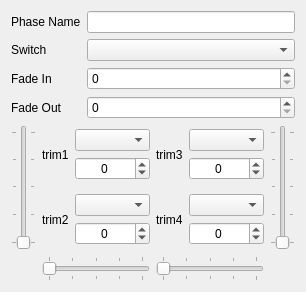
           <widget class="QWidget" name="phase1">
            <property name="geometry">
             <rect>
              <x>0</x>
              <y>0</y>
              <width>306</width>
              <height>292</height>
             </rect>
            </property>
            <attribute name="label">
             <string>Flight Phase 1</string>
            </attribute>
            <layout class="QVBoxLayout" name="verticalLayout_4b">
             <item>
              <layout class="QGridLayout" name="gridLayout_11b">
               <item row="0" column="2">
                <widget class="QLineEdit" name="phase1Name">
                 <property name="maxLength">
                  <number>6</number>
                 </property>
                </widget>
               </item>
               <item row="0" column="0">
                <widget class="QLabel" name="label_37d">
                 <property name="text">
                  <string>Phase Name</string>
                 </property>
                </widget>
               </item>
               <item row="2" column="0">
                <widget class="QLabel" name="label_38d">
                 <property name="text">
                  <string>Fade In</string>
                 </property>
                </widget>
               </item>
               <item row="3" column="0">
                <widget class="QLabel" name="label_39d">
                 <property name="text">
                  <string>Fade Out</string>
                 </property>
                </widget>
               </item>
               <item row="1" column="0">
                <widget class="QLabel" name="label_37d_2">
                 <property name="text">
                  <string>Switch</string>
                 </property>
                </widget>
               </item>
               <item row="1" column="2">
                <widget class="QComboBox" name="phase1Switch"/>
               </item>
               <item row="2" column="2">
                <widget class="QSpinBox" name="phase1FadeIn">
                 <property name="minimum">
                  <number>0</number>
                 </property>
                 <property name="maximum">
                  <number>15</number>
                 </property>
                </widget>
               </item>
               <item row="3" column="2">
                <widget class="QSpinBox" name="phase1FadeOut">
                 <property name="minimum">
                  <number>0</number>
                 </property>
                 <property name="maximum">
                  <number>15</number>
                 </property>
                </widget>
               </item>
              </layout>
             </item>
             <item>
              <layout class="QGridLayout" name="gridLayout_12d">
               <item row="0" column="0">
                <widget class="QSlider" name="phase1Trim1Slider">
                 <property name="orientation">
                  <enum>Qt::Vertical</enum>
                 </property>
                 <property name="tickPosition">
                  <enum>QSlider::TicksBothSides</enum>
                 </property>
                 <property name="tickInterval">
                  <number>25</number>
                 </property>
                </widget>
               </item>
               <item row="0" column="3">
                <widget class="QSlider" name="phase1Trim3Slider">
                 <property name="orientation">
                  <enum>Qt::Vertical</enum>
                 </property>
                 <property name="invertedAppearance">
                  <bool>false</bool>
                 </property>
                 <property name="invertedControls">
                  <bool>false</bool>
                 </property>
                 <property name="tickPosition">
                  <enum>QSlider::TicksBothSides</enum>
                 </property>
                 <property name="tickInterval">
                  <number>25</number>
                 </property>
                </widget>
               </item>
               <item row="2" column="2">
                <widget class="QSlider" name="phase1Trim4Slider">
                 <property name="orientation">
                  <enum>Qt::Horizontal</enum>
                 </property>
                 <property name="tickPosition">
                  <enum>QSlider::TicksBothSides</enum>
                 </property>
                 <property name="tickInterval">
                  <number>25</number>
                 </property>
                </widget>
               </item>
               <item row="2" column="1">
                <widget class="QSlider" name="phase1Trim2Slider">
                 <property name="orientation">
                  <enum>Qt::Horizontal</enum>
                 </property>
                 <property name="tickPosition">
                  <enum>QSlider::TicksBothSides</enum>
                 </property>
                 <property name="tickInterval">
                  <number>25</number>
                 </property>
                </widget>
               </item>
               <item row="0" column="1">
                <layout class="QGridLayout" name="gridLayout_14d" columnstretch="0,1">
                 <item row="1" column="0">
                  <widget class="QLabel" name="phase1Trim2Label">
                   <property name="text">
                    <string>trim2</string>
                   </property>
                  </widget>
                 </item>
                 <item row="0" column="0">
                  <widget class="QLabel" name="phase1Trim1Label">
                   <property name="text">
                    <string>trim1</string>
                   </property>
                  </widget>
                 </item>
                 <item row="0" column="1">
                  <layout class="QVBoxLayout" name="verticalLayout_5b" stretch="0,0,0,0,0">
                   <property name="spacing">
                    <number>6</number>
                   </property>
                   <property name="sizeConstraint">
                    <enum>QLayout::SetNoConstraint</enum>
                   </property>
                   <item>
                    <spacer name="verticalSpacer_3b">
                     <property name="orientation">
                      <enum>Qt::Vertical</enum>
                     </property>
                     <property name="sizeHint" stdset="0">
                      <size>
                       <width>0</width>
                       <height>0</height>
                      </size>
                     </property>
                    </spacer>
                   </item>
                   <item>
                    <spacer name="verticalSpacer_4d_2">
                     <property name="orientation">
                      <enum>Qt::Vertical</enum>
                     </property>
                     <property name="sizeHint" stdset="0">
                      <size>
                       <width>20</width>
                       <height>40</height>
                      </size>
                     </property>
                    </spacer>
                   </item>
                   <item>
                    <widget class="QComboBox" name="phase1Trim1Use">
                     <property name="sizePolicy">
                      <sizepolicy hsizetype="Preferred" vsizetype="Fixed">
                       <horstretch>1</horstretch>
                       <verstretch>0</verstretch>
                      </sizepolicy>
                     </property>
                    </widget>
                   </item>
                   <item>
                    <widget class="QSpinBox" name="phase1Trim1Value">
                     <property name="sizePolicy">
                      <sizepolicy hsizetype="Minimum" vsizetype="Fixed">
                       <horstretch>1</horstretch>
                       <verstretch>0</verstretch>
                      </sizepolicy>
                     </property>
                     <property name="alignment">
                      <set>Qt::AlignCenter</set>
                     </property>
                     <property name="accelerated">
                      <bool>true</bool>
                     </property>
                     <property name="minimum">
                      <number>-896</number>
                     </property>
                     <property name="maximum">
                      <number>896</number>
                     </property>
                    </widget>
                   </item>
                   <item>
                    <spacer name="verticalSpacer_4d">
                     <property name="orientation">
                      <enum>Qt::Vertical</enum>
                     </property>
                     <property name="sizeHint" stdset="0">
                      <size>
                       <width>20</width>
                       <height>40</height>
                      </size>
                     </property>
                    </spacer>
                   </item>
                  </layout>
                 </item>
                 <item row="1" column="1">
                  <layout class="QVBoxLayout" name="verticalLayout_6a">
                   <item>
                    <spacer name="verticalSpacer_5a">
                     <property name="orientation">
                      <enum>Qt::Vertical</enum>
                     </property>
                     <property name="sizeHint" stdset="0">
                      <size>
                       <width>20</width>
                       <height>40</height>
                      </size>
                     </property>
                    </spacer>
                   </item>
                   <item>
                    <widget class="QComboBox" name="phase1Trim2Use"/>
                   </item>
                   <item>
                    <widget class="QSpinBox" name="phase1Trim2Value">
                     <property name="alignment">
                      <set>Qt::AlignCenter</set>
                     </property>
                     <property name="accelerated">
                      <bool>true</bool>
                     </property>
                     <property name="minimum">
                      <number>-896</number>
                     </property>
                     <property name="maximum">
                      <number>896</number>
                     </property>
                    </widget>
                   </item>
                   <item>
                    <spacer name="verticalSpacer_6a">
                     <property name="orientation">
                      <enum>Qt::Vertical</enum>
                     </property>
                     <property name="sizeHint" stdset="0">
                      <size>
                       <width>20</width>
                       <height>40</height>
                      </size>
                     </property>
                    </spacer>
                   </item>
                  </layout>
                 </item>
                </layout>
               </item>
               <item row="0" column="2">
                <layout class="QGridLayout" name="gridLayout_15d" columnstretch="0,1">
                 <item row="1" column="0">
                  <widget class="QLabel" name="phase1Trim4Label">
                   <property name="text">
                    <string>trim4</string>
                   </property>
                  </widget>
                 </item>
                 <item row="0" column="0">
                  <widget class="QLabel" name="phase1Trim3Label">
                   <property name="text">
                    <string>trim3</string>
                   </property>
                  </widget>
                 </item>
                 <item row="0" column="1">
                  <layout class="QVBoxLayout" name="verticalLayout_7a">
                   <item>
                    <spacer name="verticalSpacer_7a">
                     <property name="orientation">
                      <enum>Qt::Vertical</enum>
                     </property>
                     <property name="sizeHint" stdset="0">
                      <size>
                       <width>20</width>
                       <height>40</height>
                      </size>
                     </property>
                    </spacer>
                   </item>
                   <item>
                    <widget class="QComboBox" name="phase1Trim3Use"/>
                   </item>
                   <item>
                    <widget class="QSpinBox" name="phase1Trim3Value">
                     <property name="alignment">
                      <set>Qt::AlignCenter</set>
                     </property>
                     <property name="accelerated">
                      <bool>true</bool>
                     </property>
                     <property name="minimum">
                      <number>-896</number>
                     </property>
                     <property name="maximum">
                      <number>896</number>
                     </property>
                    </widget>
                   </item>
                   <item>
                    <spacer name="verticalSpacer_8b">
                     <property name="orientation">
                      <enum>Qt::Vertical</enum>
                     </property>
                     <property name="sizeHint" stdset="0">
                      <size>
                       <width>20</width>
                       <height>40</height>
                      </size>
                     </property>
                    </spacer>
                   </item>
                  </layout>
                 </item>
                 <item row="1" column="1">
                  <layout class="QVBoxLayout" name="verticalLayout_8c">
                   <item>
                    <spacer name="verticalSpacer_9c">
                     <property name="orientation">
                      <enum>Qt::Vertical</enum>
                     </property>
                     <property name="sizeHint" stdset="0">
                      <size>
                       <width>20</width>
                       <height>40</height>
                      </size>
                     </property>
                    </spacer>
                   </item>
                   <item>
                    <widget class="QComboBox" name="phase1Trim4Use"/>
                   </item>
                   <item>
                    <widget class="QSpinBox" name="phase1Trim4Value">
                     <property name="alignment">
                      <set>Qt::AlignCenter</set>
                     </property>
                     <property name="accelerated">
                      <bool>true</bool>
                     </property>
                     <property name="minimum">
                      <number>-896</number>
                     </property>
                     <property name="maximum">
                      <number>896</number>
                     </property>
                    </widget>
                   </item>
                   <item>
                    <spacer name="verticalSpacer_10b">
                     <property name="orientation">
                      <enum>Qt::Vertical</enum>
                     </property>
                     <property name="sizeHint" stdset="0">
                      <size>
                       <width>20</width>
                       <height>40</height>
                      </size>
                     </property>
                    </spacer>
                   </item>
                  </layout>
                 </item>
                </layout>
               </item>
              </layout>
             </item>
            </layout>
           </widget>
